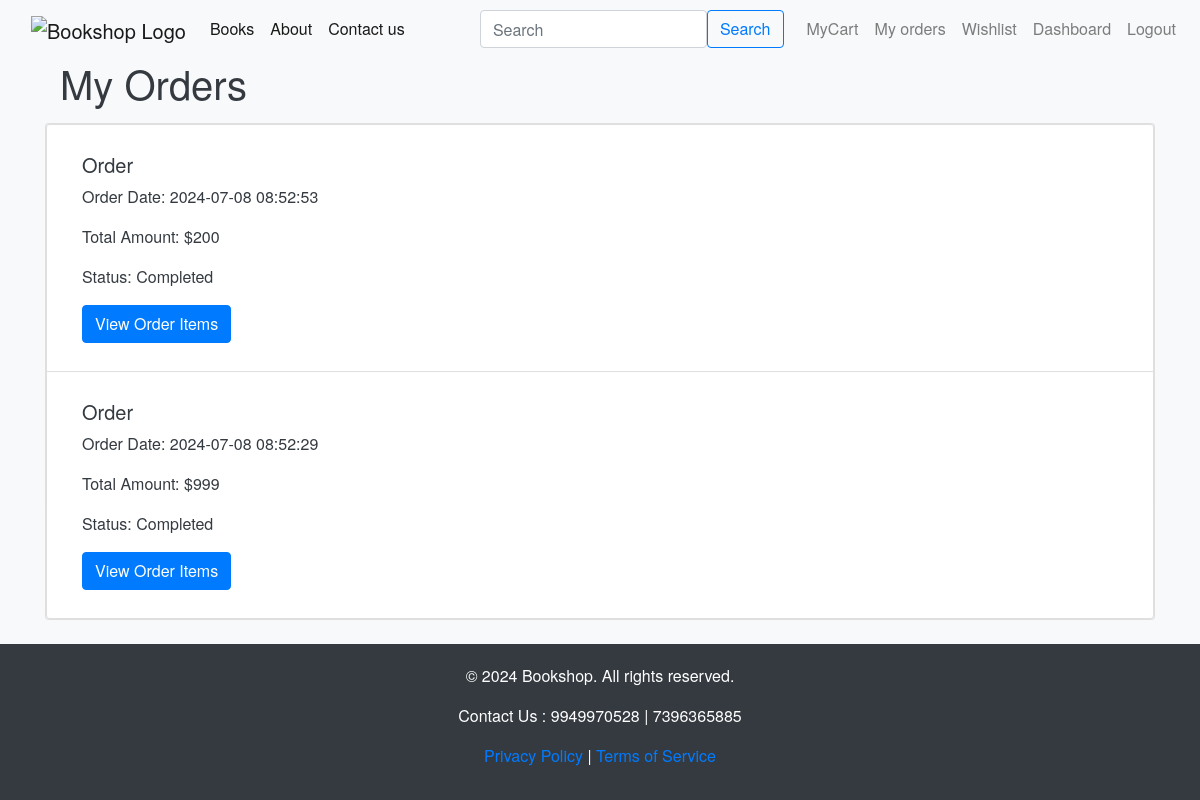
The page /orders (signed in) on the database as committed earlier.
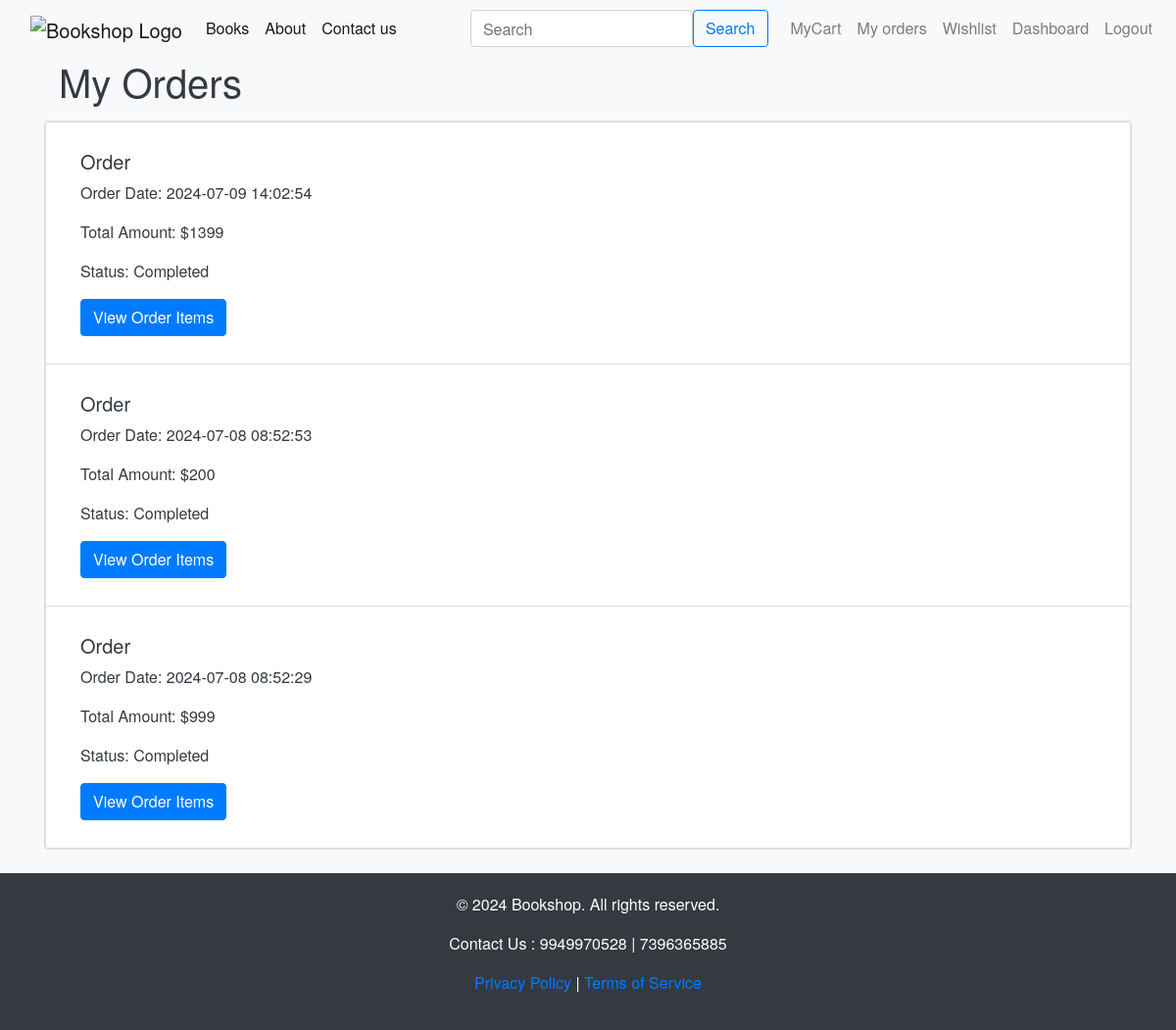
The same page on the database as committed later.
### app.py (models this page shows)
class Orders(db.Model):
    __tablename__='orders'
    OrderID= db.Column(db.Integer, primary_key=True)
    UserID= db.Column(db.Integer,db.ForeignKey('users.UserID'), nullable=False)
    OrderDate= db.Column(db.DateTime, nullable=False)
    TotalAmount= db.Column(db.Integer,nullable=False)
    ShippingAddressID= db.Column(db.Integer,db.ForeignKey('addresses.AddressID'),nullable=False)
    BillingAddressID= db.Column(db.Integer,db.ForeignKey('addresses.AddressID'),nullable=False)
    OrderStatus= db.Column(db.String(20),nullable=False)

### app.py (the view)
@app.route('/orders')
def orders():
    if 'user_id' not in session:
        flash('Please log in first!', 'danger')
        return redirect(url_for('login'))
    user_id = session['user_id']
    orders = Orders.query.filter_by(UserID=user_id).order_by(Orders.OrderDate.desc()).all()
    return render_template('orders.html', orders=orders)

### templates/orders.html
{% extends 'base.html' %}
{% block body %}
<div class="container">
    <h1>My Orders</h1>
</div>
{% if orders %}
<div class="card mb-4 my-3 rounded">
    <ul class="list-group ">
        {% for order in orders %}
        <li class="list-group-item">
            <div class="container my-3">
                <h5>Order </h5>
                <p>Order Date: {{ order.OrderDate.strftime('%Y-%m-%d %H:%M:%S') }}</p>
                <p>Total Amount: ${{ order.TotalAmount }}</p>
                <p>Status: {{ order.OrderStatus }}</p>
                <a href="{{ url_for('order_items', order_id=order.OrderID) }}" class="btn btn-primary">View Order
                    Items</a>
            </div>
        </li>
        {% endfor %}
    </ul>
</div>
{% else %}
<p>No orders found.</p>
{% endif %}
{% endblock body %}

Rows that differ between the two databases and show on the page:
added Orders: OrderDate "2024-07-09 14:02:54", TotalAmount "1399", OrderStatus "Completed"
